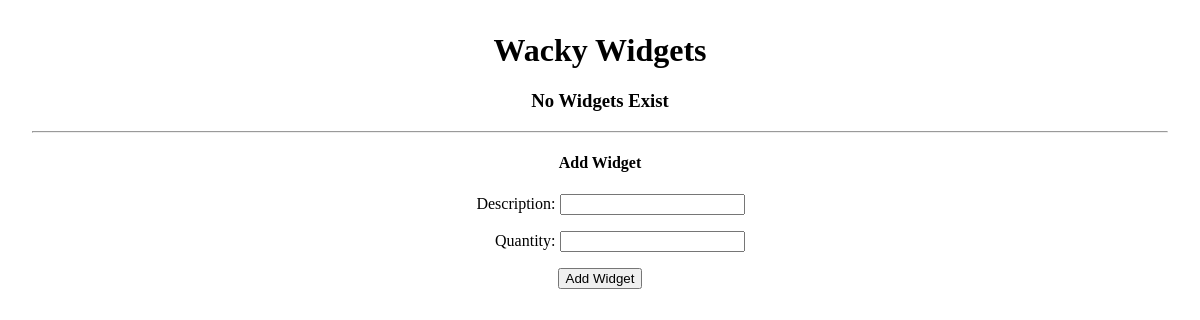
Before: / with the older database file.
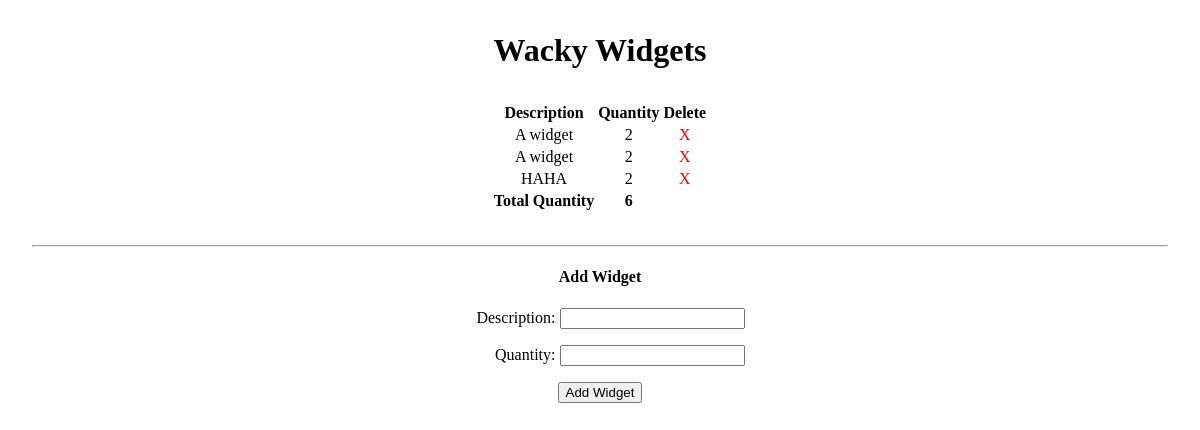
After: the same page with the newer database file.
### main_app/models.py (models this page shows, shortened)
class Widget(models.Model):
    description = models.CharField(max_length=250)
    quantity = models.IntegerField()

### main_app/views.py (the view)
# urls.py: path('', views.index, name='index'),
def index(request):
    widgets = Widget.objects.all()
    total = Widget.objects.all().aggregate(Sum('quantity'))['quantity__sum']
    widgets_form = WidgetsForm()
    return render(request, 'index.html', {
        'total': total,
        'widgets': widgets,
        'form': widgets_form
    })

### main_app/forms.py
class WidgetsForm(ModelForm):
    class Meta:
        model = Widget
        fields = ['description', 'quantity']

### main_app/templates/index.html (shortened to what this page needs)
{% load static %}
<!DOCTYPE html>
<html lang="en">
  <head>
    <link
      rel="stylesheet"
      href="https://unpkg.com/purecss@1.0.0/build/pure-min.css"
    />
    <link
      rel="stylesheet"
      type="text/css"
      href="{% static 'css/style.css' %}"
    />
  </head>
  <body>
    <h1>Wacky Widgets</h1>
    {% if widgets|length == 0 %}
    <h3>No Widgets Exist</h3>
    {% else %}
    <table class="pure-table pure-table-striped">
      <thead>
        <tr>
          <th>Description</th>
          <th>Quantity</th>
          <th>Delete</th>
        </tr>
      </thead>
      <tbody>
        {% for widget in widgets %}
        <tr>
          <td>{{widget.description}}</td>
          <td>{{widget.quantity}}</td>
          <td>
            <form action="{% url 'delete_widget' widget.id %}" method="POST">
              <a href="#" onclick="this.parentNode.submit(); return false;"
                >X</a
              >
            </form>
          </td>
        </tr>
        {% endfor %}
        <tr>
          <td><b>Total Quantity</b></td>
          <td><b>{{total}}</b></td>
          <td></td>
        </tr>
      </tbody>
    </table>
    {% endif %}
    <hr />
    <h4>Add Widget</h4>
    <form class="pure-form" action="{% url 'add_widget' %}" method="post">
      {% csrf_token %} {{ form.as_p }}
      <input type="submit" class="pure-button" value="Add Widget" />
    </form>
  </body>
</html>

### main_app/static/css/style.css (style rules this page uses)
body { text-align: center; margin: 2rem; }
label { display: inline-block; width: 100px; text-align: right; }
table { margin: 2rem auto; }
table a { color: red; text-decoration: none; }

Changed rows visible on the page:
added Widget: description "A widget", quantity "2"
added Widget: description "A widget", quantity "2"
added Widget: description "HAHA", quantity "2"
Other visible differences:
{{ total }}: (not shown) → "6"
text no longer shown: "No Widgets Exist"
text now shown: "Description Quantity Delete Total Quantity"
